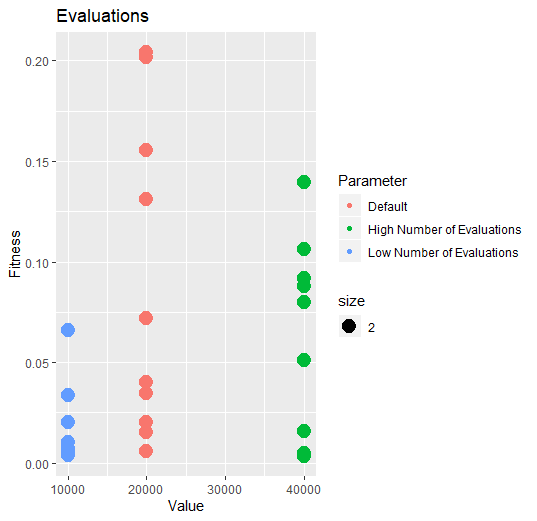

Write R code to recreate this figure.
library(ggplot2)

train = read.csv("D:/Uni Work/CI/Parameter Tuning/Evauliations.csv")


ggplot(train,aes(x=Value, y=Fitness, colour=Parameter, size=2)) + geom_point() + ggtitle("Evaluations") 
